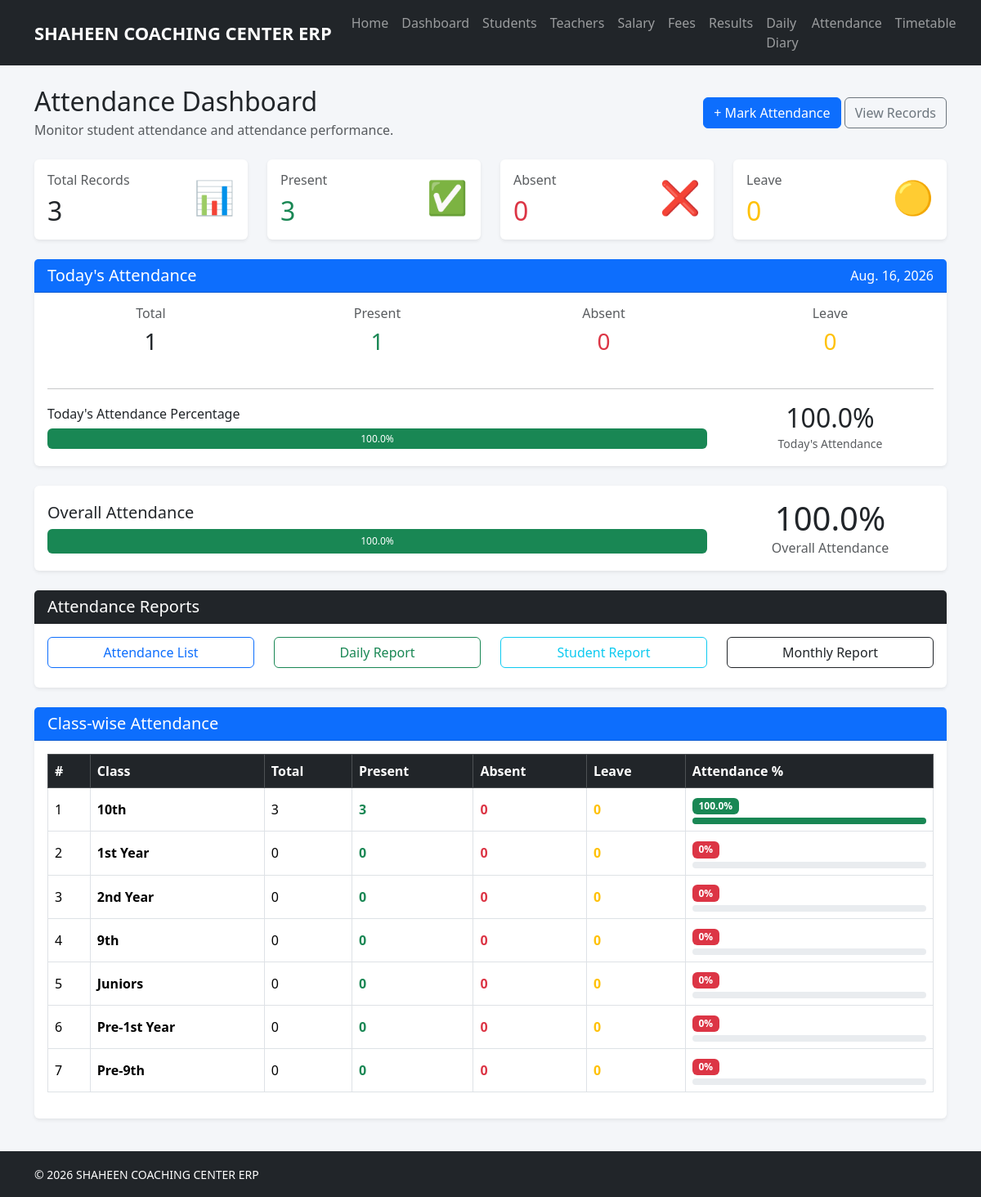
The page /attendance/ on the database its author committed.
### academics/models.py (models this page shows)
class ClassRoom(models.Model):
    name = models.CharField(max_length=50)
    def __str__(self):
        return self.name

### attendance/views.py (the view)
def attendance_dashboard(request):
    today = timezone.localdate()
    total = Attendance.objects.count()
    present = Attendance.objects.filter(
        status="Present"
    ).count()
    absent = Attendance.objects.filter(
        status="Absent"
    ).count()
    leave = Attendance.objects.filter(
        status="Leave"
    ).count()
    percentage = (
        round((present / total) * 100, 2)
        if total
        else 0
    )
    today_records = Attendance.objects.filter(
        date=today
    )
    today_total = today_records.count()
    today_present = today_records.filter(
        status="Present"
    ).count()
    today_absent = today_records.filter(
        status="Absent"
    ).count()
    today_leave = today_records.filter(
        status="Leave"
    ).count()
    today_percentage = (
        round(
            (today_present / today_total) * 100,
            2,
        )
        if today_total
        else 0
    )
    classrooms = ClassRoom.objects.all().order_by(
        "name"
    )
    class_summary = []
    for classroom in classrooms:
        records = Attendance.objects.filter(
            classroom=classroom
        )
        class_total = records.count()
        class_present = records.filter(
            status="Present"
        ).count()
        class_absent = records.filter(
            status="Absent"
        ).count()
        class_leave = records.filter(
            status="Leave"
        ).count()
        class_percentage = (
            round(
                (class_present / class_total) * 100,
                2,
            )
            if class_total
            else 0
        )
        class_summary.append({
            "classroom": classroom,
            "total": class_total,
            "present": class_present,
            "absent": class_absent,
            "leave": class_leave,
            "percentage": class_percentage,
        })
    return render(
        request,
        "attendance/attendance_dashboard.html",
        {
            "today": today,
            "total": total,
            "present": present,
            "absent": absent,
            "leave": leave,
            "percentage": percentage,
            "today_total": today_total,
            "today_present": today_present,
            "today_absent": today_absent,
            "today_leave": today_leave,
            "today_percentage": today_percentage,
            "class_summary": class_summary,
        },
    )

### attendance/templates/attendance/attendance_dashboard.html (shortened to what this page needs)
{% extends 'base/base.html' %}
{% block content %}
<div class="d-flex justify-content-between align-items-center mb-4">
    <div>
        <h2 class="mb-1">
            Attendance Dashboard
        </h2>
        <p class="text-muted mb-0">
            Monitor student attendance and attendance performance.
        </p>
    </div>
    <div>
        <a
            href="{% url 'attendance:add_attendance' %}"
            class="btn btn-primary">
            + Mark Attendance
        </a>
        <a
            href="{% url 'attendance:attendance_list' %}"
            class="btn btn-outline-secondary">
            View Records
        </a>
    </div>
</div>
<div class="row">
    <div class="col-md-3 mb-4">
        <div class="card shadow-sm border-0 h-100">
            <div class="card-body">
                <div class="d-flex justify-content-between">
                    <div>
                        <h6 class="text-muted mb-2">
                            Total Records
                        </h6>
                        <h2 class="mb-0">
                            {{ total }}
                        </h2>
                    </div>
                    <div class="fs-1">
                        📊
                    </div>
                </div>
            </div>
        </div>
    </div>
    <div class="col-md-3 mb-4">
        <div class="card shadow-sm border-0 h-100">
            <div class="card-body">
                <div class="d-flex justify-content-between">
                    <div>
                        <h6 class="text-muted mb-2">
                            Present
                        </h6>
                        <h2 class="text-success mb-0">
                            {{ present }}
                        </h2>
                    </div>
                    <div class="fs-1">
                        ✅
                    </div>
                </div>
            </div>
        </div>
    </div>
    <div class="col-md-3 mb-4">
        <div class="card shadow-sm border-0 h-100">
            <div class="card-body">
                <div class="d-flex justify-content-between">
                    <div>
                        <h6 class="text-muted mb-2">
                            Absent
                        </h6>
                        <h2 class="text-danger mb-0">
                            {{ absent }}
                        </h2>
                    </div>
                    <div class="fs-1">
                        ❌
                    </div>
                </div>
            </div>
        </div>
    </div>
    <div class="col-md-3 mb-4">
        <div class="card shadow-sm border-0 h-100">
            <div class="card-body">
                <div class="d-flex justify-content-between">
                    <div>
                        <h6 class="text-muted mb-2">
                            Leave
                        </h6>
                        <h2 class="text-warning mb-0">
                            {{ leave }}
                        </h2>
                    </div>
                    <div class="fs-1">
                        🟡
                    </div>
                </div>
            </div>
        </div>
    </div>
</div>
<div class="card shadow-sm border-0 mb-4">
    <div class="card-header bg-primary text-white">
        <div class="d-flex justify-content-between align-items-center">
            <h5 class="mb-0">
                Today's Attendance
            </h5>
            <span>
                {{ today }}
            </span>
        </div>
    </div>
    <div class="card-body">
        <div class="row text-center">
            <div class="col-md-3 mb-3">
                <h6 class="text-muted">
                    Total
                </h6>
                <h3>
                    {{ today_total }}
                </h3>
            </div>
            <div class="col-md-3 mb-3">
                <h6 class="text-muted">
                    Present
                </h6>
                <h3 class="text-success">
                    {{ today_present }}
                </h3>
            </div>
            <div class="col-md-3 mb-3">
                <h6 class="text-muted">
                    Absent
                </h6>
                <h3 class="text-danger">
                    {{ today_absent }}
                </h3>
            </div>
            <div class="col-md-3 mb-3">
                <h6 class="text-muted">
                    Leave
                </h6>
                <h3 class="text-warning">
                    {{ today_leave }}
                </h3>
            </div>
        </div>
        <hr>
        <div class="row align-items-center">
            <div class="col-md-9">
                <h6 class="mb-2">
                    Today's Attendance Percentage
                </h6>
                <div
                    class="progress"
                    style="height: 25px;">
                    <div
                        class="progress-bar
                        {% if today_percentage >= 75 %}
                            bg-success
                        {% elif today_percentage >= 50 %}
                            bg-warning
                        {% else %}
                            bg-danger
                        {% endif %}"
                        role="progressbar"
                        style="width: {{ today_percentage }}%;">
                        {{ today_percentage }}%
                    </div>
                </div>
            </div>
            <div class="col-md-3 text-center">
                <h2 class="mb-0">
                    {{ today_percentage }}%
                </h2>
                <small class="text-muted">
                    Today's Attendance
                </small>
            </div>
        </div>
    </div>
</div>
<div class="card shadow-sm border-0 mb-4">
    <div class="card-body">
        <div class="row align-items-center">
            <div class="col-md-9">
                <h5>
                    Overall Attendance
                </h5>
                <div
                    class="progress"
                    style="height: 30px;">
                    <div
                        class="progress-bar
                        {% if percentage >= 75 %}
                            bg-success
                        {% elif percentage >= 50 %}
                            bg-warning
                        {% else %}
                            bg-danger
                        {% endif %}"
                        role="progressbar"
                        style="width: {{ percentage }}%;">
                        {{ percentage }}%
                    </div>
                </div>
            </div>
            <div class="col-md-3 text-center">
                <h1 class="mb-0">
                    {{ percentage }}%
                </h1>
                <p class="text-muted mb-0">
                    Overall Attendance
                </p>
            </div>
        </div>
    </div>
</div>
<div class="card shadow-sm border-0 mb-4">
    <div class="card-header bg-dark text-white">
        <h5 class="mb-0">
            Attendance Reports
        </h5>
    </div>
    <div class="card-body">
        <div class="row">
            <div class="col-md-3 mb-2">
                <a
                    href="{% url 'attendance:attendance_list' %}"
                    class="btn btn-outline-primary w-100">
                    Attendance List
                </a>
            </div>
            <div class="col-md-3 mb-2">
                <a
                    href="{% url 'attendance:attendance_report' %}"
                    class="btn btn-outline-success w-100">
                    Daily Report
                </a>
            </div>
            <div class="col-md-3 mb-2">
                <a
                    href="{% url 'attendance:student_attendance_report' %}"
                    class="btn btn-outline-info w-100">
                    Student Report
                </a>
            </div>
            <div class="col-md-3 mb-2">
                <a
                    href="{% url 'attendance:monthly_attendance_report' %}"
                    class="btn btn-outline-dark w-100">
                    Monthly Report
                </a>
            </div>
        </div>
    </div>
</div>
<div class="card shadow-sm border-0">
    <div class="card-header bg-primary text-white">
        <h5 class="mb-0">
            Class-wise Attendance
        </h5>
    </div>
    <div class="card-body">
        <div class="table-responsive">
            <table
                class="table table-bordered table-hover align-middle">
                <thead class="table-dark">
                    <tr>
                        <th>
                            #
                        </th>
                        <th>
                            Class
                        </th>
                        <th>
                            Total
                        </th>
                        <th>
                            Present
                        </th>
                        <th>
                            Absent
                        </th>
                        <th>
                            Leave
                        </th>
                        <th>
                            Attendance %
                        </th>
                    </tr>
                </thead>
                <tbody>
                {% for item in class_summary %}
                    <tr>
                        <td>
                            {{ forloop.counter }}
                        </td>
                        <td>
                            <strong>
                                {{ item.classroom }}
                            </strong>
                        </td>
                        <td>
                            {{ item.total }}
                        </td>
                        <td class="text-success fw-bold">
                            {{ item.present }}
                        </td>
                        <td class="text-danger fw-bold">
                            {{ item.absent }}
                        </td>
                        <td class="text-warning fw-bold">
                            {{ item.leave }}
                        </td>
                        <td style="min-width: 160px;">
                            {% if item.percentage >= 75 %}
                                <span class="badge bg-success mb-1">
                                    {{ item.percentage }}%
                                </span>
                                <div
                                    class="progress"
                                    style="height: 8px;">
                                    <div
                                        class="progress-bar bg-success"
                                        style="width: {{ item.percentage }}%;">
                                    </div>
                                </div>
                            {% else %}
                                <span class="badge bg-danger mb-1">
                                    {{ item.percentage }}%
                                </span>
                                <div
                                    class="progress"
                                    style="height: 8px;">
                                </div>
                            {% endif %}
                        </td>
                    </tr>
                {% endfor %}
                </tbody>
            </table>
        </div>
    </div>
</div>
{% endblock %}

### templates/base/base.html (style rules this page uses)
body { background: #f4f6f9; }

### rows shown on the page
ClassRoom: classroom "10th", total "3", present "3", absent "0", leave "0", percentage "100.0"
ClassRoom: classroom "1st Year", total "0", present "0", absent "0", leave "0", percentage "0"
ClassRoom: classroom "2nd Year", total "0", present "0", absent "0", leave "0", percentage "0"
ClassRoom: classroom "9th", total "0", present "0", absent "0", leave "0", percentage "0"
ClassRoom: classroom "Juniors", total "0", present "0", absent "0", leave "0", percentage "0"
ClassRoom: classroom "Pre-1st Year", total "0", present "0", absent "0", leave "0", percentage "0"
ClassRoom: classroom "Pre-9th", total "0", present "0", absent "0", leave "0", percentage "0"

### other values the page prints
{{ total }} "3"
{{ present }} "3"
{{ absent }} "0"
{{ leave }} "0"
{{ today }} "Aug. 16, 2026"
{{ today_total }} "1"
{{ today_present }} "1"
{{ today_absent }} "0"
{{ today_leave }} "0"
{{ today_percentage }} "100.0"
{{ percentage }} "100.0"
